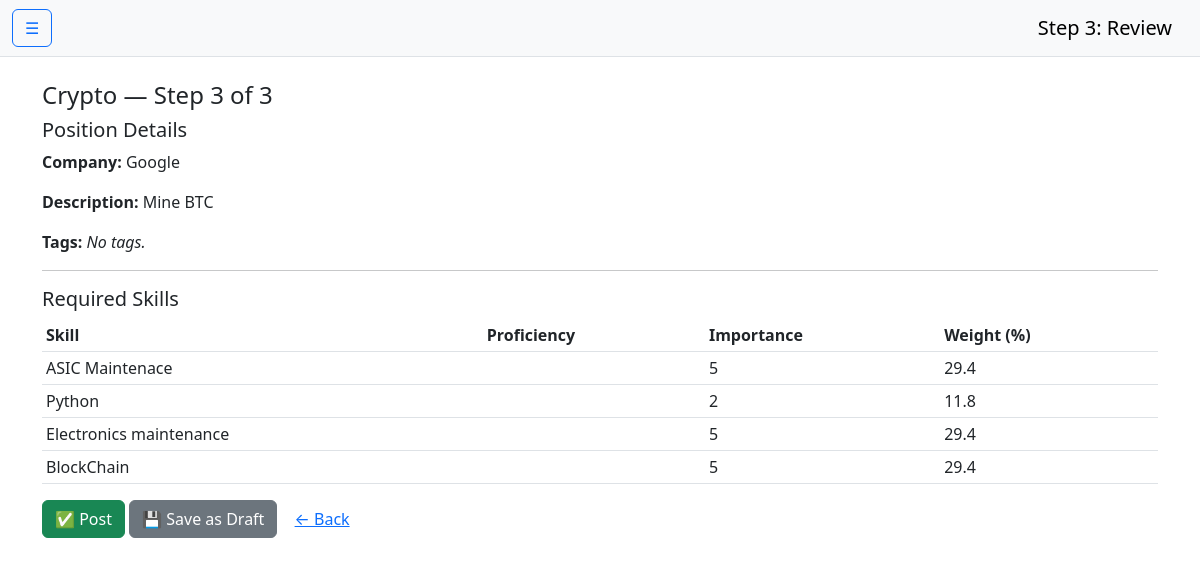
Screenshot of /accounts/admin/positions/1/review/ (signed in) with the database file from the repository.
### positions/models.py (models this page shows, shortened)
class Position(models.Model):
    STATUS_CHOICES = [
        ('draft',     'Draft'),
        ('posted',    'Posted'),
        ('retracted', 'Retracted'),
        ('deleted',   'Deleted'),
    ]
    title       = models.CharField(max_length=200)
    company     = models.CharField(max_length=200)
    description = models.TextField(blank=True)
    tags        = models.ManyToManyField(Tag, blank=True)
    status      = models.CharField(
                     max_length=10,
                     choices=STATUS_CHOICES,
                     default='draft'
                  )
    created_at  = models.DateTimeField(auto_now_add=True)
    updated_at  = models.DateTimeField(auto_now=True)

class PositionSkillRequirement(models.Model):
    PROFICIENCY_CHOICES = [
        ('low',    'Low'),
        ('medium', 'Medium'),
        ('high',   'High'),
    ]
    position   = models.ForeignKey(
                   Position,
                   on_delete=models.CASCADE,
                   related_name='requirements'
                 )
    skill      = models.ForeignKey(Skill, on_delete=models.PROTECT)
    level_pct  = models.PositiveIntegerField(
                   default=50,
                   help_text="Required proficiency % (0–100)"
                 )
    importance = models.PositiveSmallIntegerField(
                   default=1,
                   help_text="Relative importance (1–5)"
                 )
    class Meta:
        unique_together = ('position', 'skill')

class Skill(models.Model):
    CATEGORY_CHOICES = [
        ('coding', 'Coding'),
        ('management', 'Management'),
        ('ai', 'AI'),
    ]
    name = models.CharField(max_length=100, unique=True)
    category = models.CharField(
        max_length=20,
        choices=CATEGORY_CHOICES,
        default='coding',
    )

### positions/views.py (the view, shortened to what this page needs)
# urls.py: path('<int:pk>/review/',   PositionReviewView.as_view(),      name='new_review'),
@method_decorator(never_cache, name='dispatch')
class PositionReviewView(AdminRequiredMixin, DetailView):
    model         = Position
    template_name = 'positions/position_review.html'
    def get_context_data(self, **kwargs):
        ctx = super().get_context_data(**kwargs)
        reqs  = list(self.object.requirements.all())
        total = sum(r.importance for r in reqs)
        for r in reqs:
            r.weight_norm = round((r.importance / total * 100) if total else 0, 1)
        ctx['requirements_with_weight'] = reqs
        ctx['total_importance']        = total
        return ctx

### positions/views.py (called while the page is built)
    def test_func(self):
        return self.request.user.is_authenticated and self.request.user.is_admin

### templates/positions/position_review.html (shortened to what this page needs)
{% extends "accounts/base_admin.html" %}
{% block navbar_title %}Step 3: Review{% endblock %}
{% block content %}
  <h4>{{ object.title }} — Step 3 of 3</h4>
  <h5>Position Details</h5>
  <p><strong>Company:</strong> {{ object.company }}</p>
  <p><strong>Description:</strong> {{ object.description }}</p>
  <p>
    <strong>Tags:</strong>
    {% for tag in object.tags.all %}
      <span class="badge bg-secondary">{{ tag.name }}</span>
    {% empty %}
      <em>No tags.</em>
    {% endfor %}
  </p>
  <hr>
  <h5>Required Skills</h5>
  <table class="table table-sm align-middle">
    <thead>
      <tr>
        <th>Skill</th>
        <th>Proficiency</th>
        <th>Importance</th>
        <th>Weight (%)</th>
      </tr>
    </thead>
    <tbody>
      {% for req in requirements_with_weight %}
        <tr>
          <td>{{ req.skill.name }}</td>
          <td>{{ req.get_proficiency_display }}</td>
          <td>{{ req.importance }}</td>
          <td>{{ req.weight_norm }}</td>
        </tr>
      {% empty %}
        <tr><td colspan="4"><em>No skills added yet.</em></td></tr>
      {% endfor %}
    </tbody>
  </table>
  <form method="post">
    <button name="action" value="post"  class="btn btn-success">✅ Post</button>
    <button name="action" value="draft" class="btn btn-secondary">💾 Save as Draft</button>
    <a href="{% url 'positions:new_skills' object.pk %}" class="btn btn-link">← Back</a>
  </form>
{% endblock %}

### rows the page displays
Position: title "Crypto", company "Google", description "Mine BTC"
PositionSkillRequirement: skill.name "ASIC Maintenace", importance "5", weight_norm "29.4"
PositionSkillRequirement: skill.name "Python", importance "2", weight_norm "11.8"
PositionSkillRequirement: skill.name "Electronics maintenance", importance "5", weight_norm "29.4"
PositionSkillRequirement: skill.name "BlockChain", importance "5", weight_norm "29.4"
